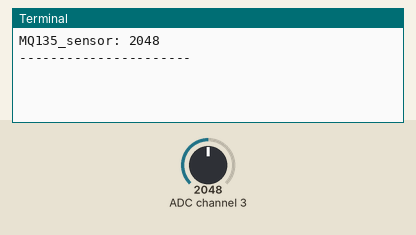
Simulated run of this program. Board: Raspberry Pi (BCM pin numbers). Parts: the last lines printed to the terminal. Inputs (shaded band) come from the test bench; at power-on: ADC channel 3 = 2048 (analog values on the 0–4095 scale). No MQTT or app messages arrive unless stated.

Above: at 1.3 s.
1.4 s: ADC channel 3 set to 2866
At 5.5 s:
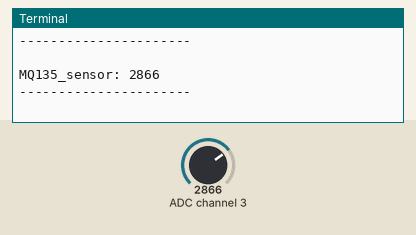
7.4 s: ADC channel 3 set to 3603
At 10.6 s:
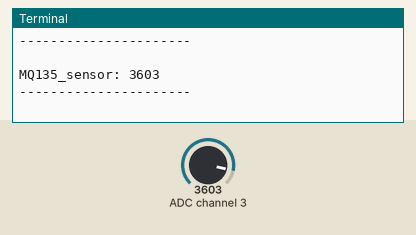
Timing chart, 0 to 12.1 s (numbered marks = the images above; inputs shaded):
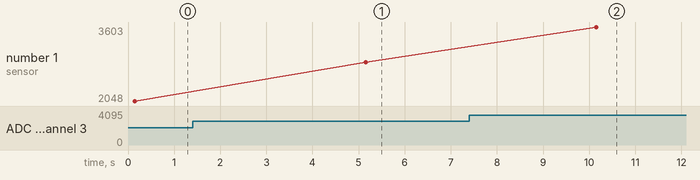

Measured:
- after the input at 1.4 s, the terminal: prints a new line after 3.8 s (image 1)
- after the input at 7.4 s, the terminal: prints a new line after 2.8 s (image 2)
- plotted number 1: 2048 → 2866 after the input at 1.4 s, 2866 → 3603 after the input at 7.4 s

The program:

mq135.py
```python
import spidev
import time
import paho.mqtt.client as mqtt
import json

THINGSBOARD_HOST = 'demo.thingsboard.io'
Token = 'bdThfGxgIYh7TmSuLrM8'
client = mqtt.Client()

# Set access token
client.username_pw_set(Token)

# Connect to ThingsBoard using default MQTT port and 60 seconds keepalive interval
client.connect(THINGSBOARD_HOST, 1883, 60)

client.loop_start()

spi = spidev.SpiDev() # Open SPI bus
spi.open(0, 1)
spi.max_speed_hz = 100000

Data = {"Sensor_Type": "MQ135_sensor"}

def ReadChannel(channel): # read channel (0-7) from MCP3208
    adc = spi.xfer([6 | (channel & 4) >> 2, (channel & 3) << 6, 0],5,1000)
    data = ((adc[1] & 15) << 8) + adc[2]
    return data

while(True):
    value = ReadChannel(3)
    print(f"MQ135_sensor: {value}")
    print("----------------------")
    print("                 ")

    Data["MQ135_sensor"] = value
    client.publish('v1/devices/me/telemetry',json.dumps(Data), 1)
    time.sleep(5)
```
